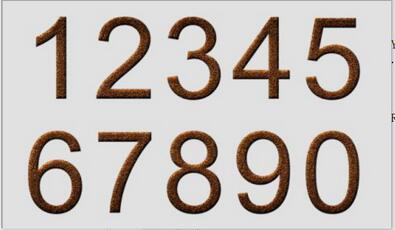
#> input picture ErodeDilate.jpg, 395 x 230 px
$ python 23_ErodeDilate.py
#> lines starting #> are read from the running program, lines starting #| are printed output that depends on the picture; after the words box and inside, x2 and y2 are one past the last pixel; in counts of white or black regions, pixels touching at a corner belong together
#> further down, src is the input picture: shape (230, 395, 3); mean B, G, R 185.1, 189.5, 196.8
# http://blog.csdn.net/gangzhucoll/article/details/78917011
# 什么是膨胀和腐蚀
#
#     膨胀就是求局部最大值的操作
#
#     腐蚀就是求局部最小值的操作
#
#     膨胀与腐蚀都支持任意形状的结构元素
import cv2 as cv


def erode(img):
    gray = cv.cvtColor(img, cv.COLOR_RGB2GRAY)
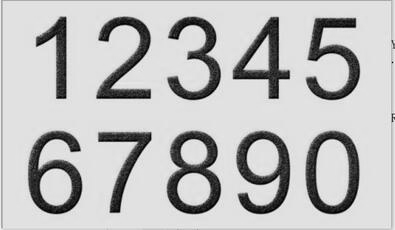
#> gray: shape (230, 395); min 0, max 253, mean 189
    ret, binary = cv.threshold(gray, 0, 255, cv.THRESH_BINARY_INV | cv.THRESH_OTSU)
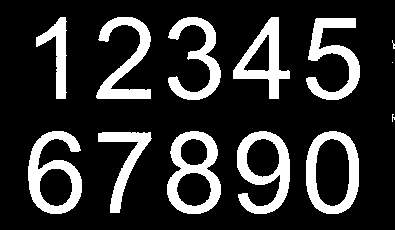
#> binary: shape (230, 395); 19% white; 13 white regions (3 under 20 px), largest, box (x1, y1, x2, y2) and area: (167, 131, 221, 214) 2082, (28, 131, 82, 214) 2044, (237, 131, 290, 214) 2010
#> ret = 135
    # 获得结构元素
    # 第一个参数：结构元素形状，这里是矩形
    # 第二个参数：结构元素大小
    kernel = cv.getStructuringElement(cv.MORPH_RECT, (5, 5))
    # 执行腐蚀
    dst = cv.erode(binary, kernel)
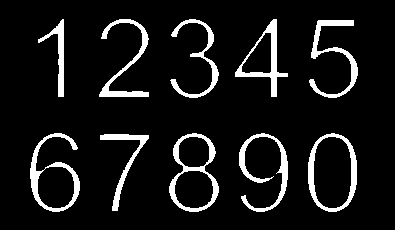
#> dst: shape (230, 395); 9.1% white; 10 white regions, largest, box (x1, y1, x2, y2) and area: (30, 133, 80, 212) 962, (169, 133, 219, 212) 955, (239, 133, 288, 212) 926
    cv.imshow("erode", dst)


def dilate(img):
    gray = cv.cvtColor(img, cv.COLOR_RGB2GRAY)
    ret, binary = cv.threshold(gray, 0, 255, cv.THRESH_BINARY_INV | cv.THRESH_OTSU)
#> ret = 135
    # 获得结构元素
    # 第一个参数：结构元素形状，这里是矩形
    # 第二个参数：结构元素大小
    kernel = cv.getStructuringElement(cv.MORPH_RECT, (5, 5))
    # 执行膨胀
    dst = cv.dilate(binary, kernel)
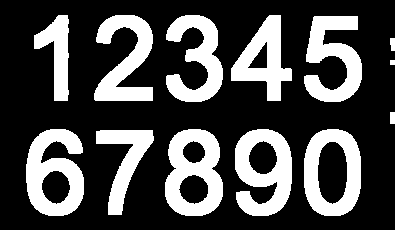
#> dst: shape (230, 395); 29.1% white; 13 white regions, largest, box (x1, y1, x2, y2) and area: (165, 129, 223, 216) 3169, (26, 129, 84, 216) 3124, (235, 129, 292, 216) 3084
    cv.imshow("dilate", dst)


src = cv.imread('ErodeDilate.jpg')
cv.imshow('def', src)
erode(src)
dilate(src)
cv.waitKey(0)
cv.destroyAllWindows()
